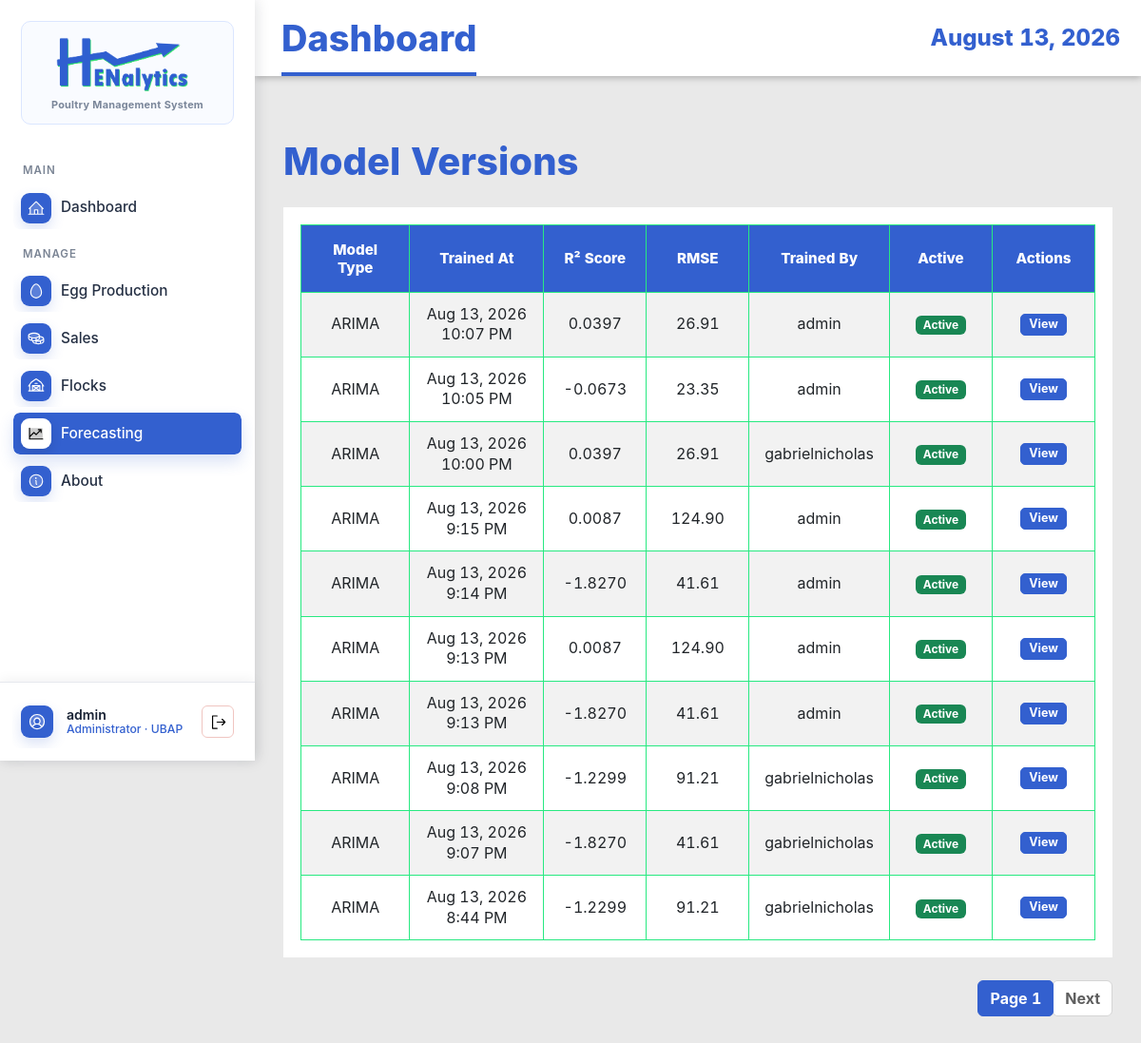
The app's page /model-versions/ (signed in) with its own data.
### EggProduction/models.py (models this page shows, shortened)
class UserProfile(models.Model):
    ROLE_CHOICES = (
        ('admin', 'Administrator'),
        ('staff', 'Staff'),
    )
    user = models.OneToOneField(User, on_delete=models.CASCADE)
    role = models.CharField(max_length=20, choices=ROLE_CHOICES, default='staff')
    assigned_house = models.CharField(max_length=100, blank=True, null=True)
    created_at = models.DateTimeField(auto_now_add=True)
    updated_at = models.DateTimeField(auto_now=True)
    @property
    def display_role(self):
        return self.get_role_display()
    class Meta:
        verbose_name_plural = "User Profiles"

class ModelVersion(models.Model):
    MODEL_TYPE_CHOICES = (
        ('arima', 'ARIMA'),
        ('mlr', 'Multiple Linear Regression'),
        ('hybrid', 'Hybrid Model'),
        ('lstm', 'LSTM Neural Network'),
    )
    model_type = models.CharField(max_length=20, choices=MODEL_TYPE_CHOICES)
    trained_at = models.DateTimeField(auto_now_add=True)
    triggered_by = models.ForeignKey(User, on_delete=models.SET_NULL, null=True)
    r2_score = models.DecimalField(max_digits=5, decimal_places=4, null=True, blank=True)
    rmse = models.DecimalField(max_digits=10, decimal_places=2, null=True, blank=True)
    mae = models.DecimalField(max_digits=10, decimal_places=2, null=True, blank=True)
    mape = models.DecimalField(max_digits=8, decimal_places=2, null=True, blank=True)
    baseline_rmse = models.DecimalField(max_digits=10, decimal_places=2, null=True, blank=True)
    aic_score = models.DecimalField(max_digits=15, decimal_places=2, null=True, blank=True)
    arima_order = models.CharField(max_length=20, null=True, blank=True, help_text="Format: (p,d,q)")
    pkl_path = models.CharField(max_length=255, null=True, blank=True)
    feature_set = models.CharField(max_length=50, blank=True, default='')
    selection_metric = models.CharField(max_length=30, blank=True, default='rolling_mae_mape')
    comparison_summary = models.JSONField(blank=True, default=dict)
    is_active = models.BooleanField(default=True)
    training_rows = models.IntegerField(null=True, blank=True)
    created_at = models.DateTimeField(auto_now_add=True)
    class Meta:
        ordering = ['-trained_at']
        verbose_name_plural = "Model Versions"

### EggProduction/views.py (the view)
# urls.py: path('model-versions/', views.ModelVersionListView.as_view(), name='model-version-list'),
class ModelVersionListView(AdminAccessMixin, ListView):
    model = ModelVersion
    template_name = 'egg_production/model_version_list.html'
    context_object_name = 'models'
    paginate_by = 10
    ordering = ['-trained_at']

### EggProduction/views.py (called while the page is built)
    def test_func(self):
        user = self.request.user
        try:
            profile = UserProfile.objects.get(user=user)
            return profile.role == 'admin' or user.username == 'gabrielnicholas'
        except UserProfile.DoesNotExist:
            return user.username == 'gabrielnicholas'

### EggProduction/templates/egg_production/model_version_list.html (shortened to what this page needs)
{% extends 'base.html' %}
{% load static %}
{% block content %}
<div class="container mt-4">
    <h1 class="mb-4">Model Versions</h1>
    {% if models %}
    <div class="table-responsive">
        <table class="table table-striped table-hover">
            <thead class="table-dark">
                <tr>
                    <th>Model Type</th>
                    <th>Trained At</th>
                    <th>R² Score</th>
                    <th>RMSE</th>
                    <th>Trained By</th>
                    <th>Active</th>
                    <th>Actions</th>
                </tr>
            </thead>
            <tbody>
                {% for model in models %}
                <tr>
                    <td>{{ model.get_model_type_display }}</td>
                    <td>{{ model.trained_at|date:"M d, Y g:i A" }}</td>
                    <td>{{ model.r2_score|default:"N/A" }}</td>
                    <td>{{ model.rmse|default:"N/A" }}</td>
                    <td>{{ model.triggered_by.get_full_name|default:model.triggered_by.username }}</td>
                    <td>
                        {% if model.is_active %}
                        <span class="badge bg-success">Active</span>
                        {% else %}
                        <span class="badge bg-secondary">Inactive</span>
                        {% endif %}
                    </td>
                    <td>
                        <a href="{% url 'eggproduction:model-version-detail' model.pk %}"
                            class="btn btn-sm btn-info">View</a>
                    </td>
                </tr>
                {% endfor %}
            </tbody>
        </table>
    </div>
    {% if is_paginated %}
    <nav aria-label="Page navigation">
        <ul class="pagination justify-content-center">
            <li class="page-item active"><a class="page-link" href="#">Page {{ page_obj.number }}</a></li>
            {% if page_obj.has_next %}
            <li class="page-item"><a class="page-link" href="?page={{ page_obj.next_page_number }}">Next</a></li>
            {% endif %}
        </ul>
    </nav>
    {% endif %}
    {% else %}
    <div class="alert alert-info">No models available.</div>
    {% endif %}
</div>
{% endblock %}

### EggProduction/templates/base.html (shortened to what this page needs)
{% load static %}
<!DOCTYPE html>
<html lang="en">
<head>
    <link href="https://cdn.jsdelivr.net/npm/bootstrap@5.3.0/dist/css/bootstrap.min.css" rel="stylesheet">
    <link rel="stylesheet" href="https://cdn.datatables.net/1.13.8/css/jquery.dataTables.min.css">
    <link rel="stylesheet" href="https://cdn.datatables.net/buttons/2.4.2/css/buttons.dataTables.min.css">
    <link rel="stylesheet" href="{% static 'EggProduction/css/style.css' %}">
</head>
<body class="{% if request.user.is_authenticated %}app-body{% else %}auth-body{% endif %}">
    {% if request.user.is_authenticated %}
    <div class="app-shell">
        <aside class="app-sidebar">
            <a href="{% url 'eggproduction:dashboard' %}" class="brand-lockup">
                <span class="brand-card">
                    <img src="{% static 'EggProduction/img/logo-blue-ver.png' %}" alt="Henalytics">
                    <span class="brand-subtitle">Poultry Management System</span>
                </span>
            </a>
            <nav class="side-nav" aria-label="Main navigation">
                <div class="nav-section-label">MAIN</div>
                <a href="{% url 'eggproduction:dashboard' %}"
                    class="side-link {% if request.resolver_match.url_name == 'dashboard' %}active{% endif %}">
                    <img class="side-icon side-img-icon" src="{% static 'EggProduction/img/house-line-duotone.svg' %}"
                        alt="" aria-hidden="true">
                    <span>Dashboard</span>
                </a>
                <div class="nav-section-label">MANAGE</div>
                <a href="{% url 'eggproduction:production-log-list' %}"
                    class="side-link {% if 'production-log' in request.resolver_match.url_name or 'grading-log' in request.resolver_match.url_name %}active{% endif %}">
                    <img class="side-icon side-img-icon" src="{% static 'EggProduction/img/egg-duotone.svg' %}" alt=""
                        aria-hidden="true">
                    <span>Egg Production</span>
                </a>
                <a href="{% url 'eggproduction:sales-transaction-list' %}"
                    class="side-link {% if 'sales-transaction' in request.resolver_match.url_name or 'sales-item' in request.resolver_match.url_name %}active{% endif %}">
                    <img class="side-icon side-img-icon" src="{% static 'EggProduction/img/coins-duotone.svg' %}" alt=""
                        aria-hidden="true">
                    <span>Sales</span>
                </a>
                <a href="{% url 'eggproduction:flock-list' %}"
                    class="side-link {% if 'flock' in request.resolver_match.url_name %}active{% endif %}">
                    <img class="side-icon side-img-icon" src="{% static 'EggProduction/img/barn-duotone.svg' %}" alt=""
                        aria-hidden="true">
                    <span>Flocks</span>
                </a>
                {% if request.user.userprofile.role == 'admin' or request.user.username == 'gabrielnicholas' %}
                <a href="{% url 'eggproduction:harvest-forecast-list' %}"
                    class="side-link {% if request.resolver_match.url_name == 'experimental-forecasting' or 'forecast' in request.resolver_match.url_name or 'model-version' in request.resolver_match.url_name %}active{% endif %}">
                    <img class="side-icon side-img-icon" src="{% static 'EggProduction/img/chart-line-up-duotone.svg' %}"
                        alt="" aria-hidden="true">
                    <span>Forecasting</span>
                </a>
                {% endif %}
                <a href="{% url 'index' %}"
                    class="side-link {% if request.resolver_match.url_name == 'index' %}active{% endif %}">
                    <img class="side-icon side-img-icon" src="{% static 'EggProduction/img/info-duotone.svg' %}" alt=""
                        aria-hidden="true">
                    <span>About</span>
                </a>
            </nav>
            <div class="sidebar-account">
                <div class="account-summary">
                    <img class="account-avatar-img" src="{% static 'EggProduction/img/user-circle-duotone.svg' %}" alt=""
                        aria-hidden="true">
                    <span class="account-copy">
                        <span class="account-name">{{ request.user.get_full_name|default:request.user.username }}</span>
                        <span class="account-role">
                            {% if request.user.is_superuser %}
                            Admin
                            {% elif request.user.userprofile.display_role %}
                            {{ request.user.userprofile.display_role }}
                            {% else %}
                            Staff
                            {% endif %}
                            &middot; UBAP
                        </span>
                    </span>
                    <form method="post" action="{% url 'logout' %}" class="account-logout-form account-logout-inline" data-swal-logout
                        data-swal-title="Sign out?"
                        data-swal-text="You will be returned to the login page."
                        data-swal-confirm-text="Sign out"
                        data-swal-cancel-text="Stay signed in">
                        <button type="submit" class="account-logout-button" title="Logout" aria-label="Logout">
                            <img class="logout-icon-img" src="{% static 'EggProduction/img/sign-out.svg' %}" alt="" aria-hidden="true">
                        </button>
                    </form>
                </div>
            </div>
        </aside>
        <section class="app-panel">
            <header class="app-topbar">
                <h1>{% block page_title %}Dashboard{% endblock %}</h1>
                <time>{% now "F j, Y" %}</time>
            </header>
            <main class="app-content">
                {% else %}
                <main>
                    {% endif %}
                    {% block content %}{% endblock %}
                    {% if request.user.is_authenticated %}
                </main>
        </section>
    </div>
    {% else %}
    </main>
    {% endif %}
</body>
</html>

### records on screen
ModelVersion: model_type "ARIMA", trained_at "Aug 13, 2026 10:07 PM", r2_score "0.0397", rmse "26.91", triggered_by.get_full_name "admin", is_active "Active"
ModelVersion: model_type "ARIMA", trained_at "Aug 13, 2026 10:05 PM", r2_score "-0.0673", rmse "23.35", triggered_by.get_full_name "admin", is_active "Active"
ModelVersion: model_type "ARIMA", trained_at "Aug 13, 2026 10:00 PM", r2_score "0.0397", rmse "26.91", triggered_by.get_full_name "gabrielnicholas", is_active "Active"
ModelVersion: model_type "ARIMA", trained_at "Aug 13, 2026 9:15 PM", r2_score "0.0087", rmse "124.90", triggered_by.get_full_name "admin", is_active "Active"
ModelVersion: model_type "ARIMA", trained_at "Aug 13, 2026 9:14 PM", r2_score "-1.8270", rmse "41.61", triggered_by.get_full_name "admin", is_active "Active"
ModelVersion: model_type "ARIMA", trained_at "Aug 13, 2026 9:13 PM", r2_score "0.0087", rmse "124.90", triggered_by.get_full_name "admin", is_active "Active"
ModelVersion: model_type "ARIMA", trained_at "Aug 13, 2026 9:13 PM", r2_score "-1.8270", rmse "41.61", triggered_by.get_full_name "admin", is_active "Active"
ModelVersion: model_type "ARIMA", trained_at "Aug 13, 2026 9:08 PM", r2_score "-1.2299", rmse "91.21", triggered_by.get_full_name "gabrielnicholas", is_active "Active"
ModelVersion: model_type "ARIMA", trained_at "Aug 13, 2026 9:07 PM", r2_score "-1.8270", rmse "41.61", triggered_by.get_full_name "gabrielnicholas", is_active "Active"
ModelVersion: model_type "ARIMA", trained_at "Aug 13, 2026 8:44 PM", r2_score "-1.2299", rmse "91.21", triggered_by.get_full_name "gabrielnicholas", is_active "Active"

### other values on screen
{{ request.user.get_full_name|default:request.user.username }} "admin"
{{ request.user.userprofile.display_role }} "Administrator"
{{ page_obj.number }} "1"
